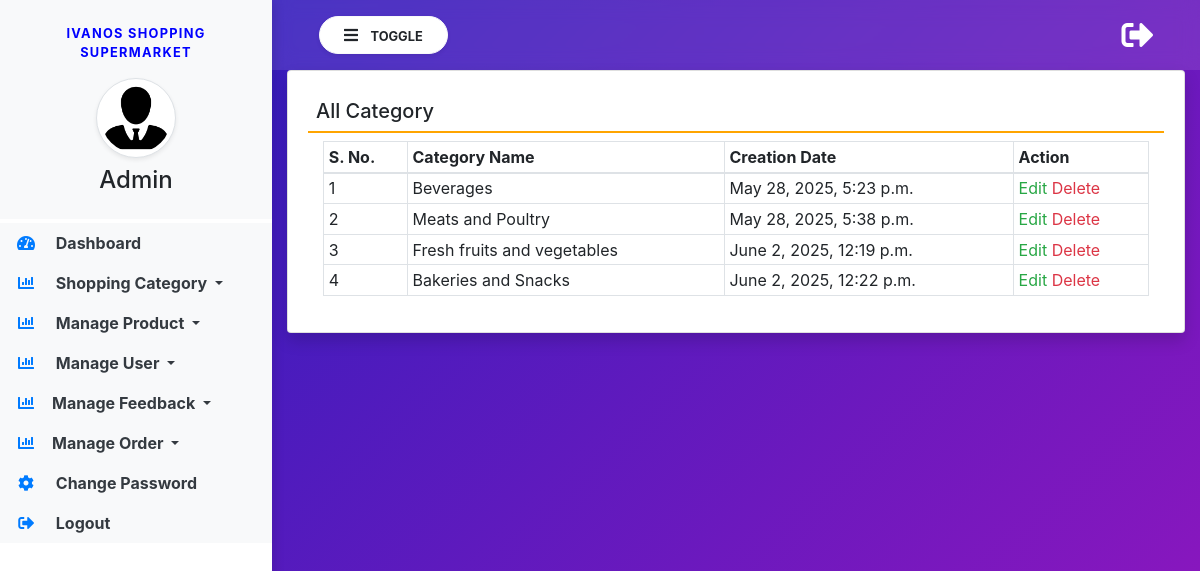
Before: /view-category/ with the older database file.
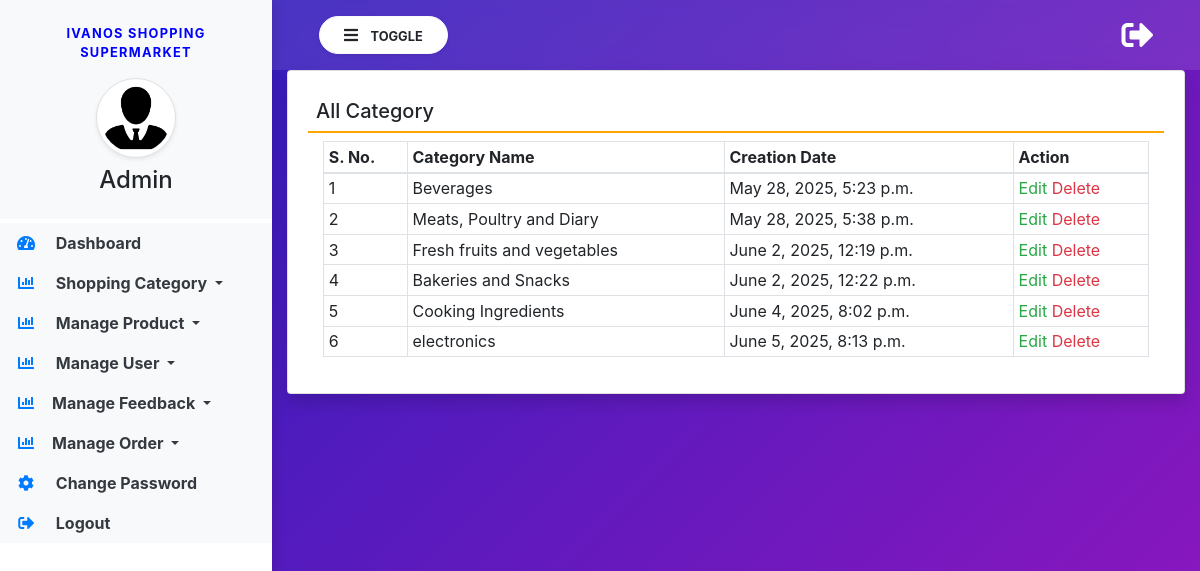
After: the same page with the newer database file.
### groceryapp/models.py (models this page shows, shortened)
class Category(models.Model):
    name = models.CharField(max_length=100, null=True, blank=True)
    created = models.DateTimeField(auto_now_add=True)

### groceryapp/views.py (the view)
# urls.py: path('view-category/', view_category, name="view_category"),
def view_category(request):
    category = Category.objects.all()
    return render(request, 'view_category.html', locals())

### groceryapp/templates/view_category.html
{% extends 'admin_base.html' %}
{% block main  %}
<div class="card shadow">
    <div class="card-body">
        <h5 class="p-2" style="border-bottom: 2px solid orange;">All Category</h5>
        <div class="container-fluid">
            <table class="table table-bordered table-sm" id="example">
                <thead>
                <tr>
                    <th>S. No.</th>
                    <th>Category Name</th>
                    <th>Creation Date</th>
                    <th>Action</th>
                </tr>
                </thead>
                <tbody>
                {% for i in category %}
                <tr>
                    <td>{{forloop.counter}}</td>
                    <td>{{i.name}}</td>
                    <td>{{i.created}}</td>
                    <td>
                        <a href="{% url 'edit_category' i.id %}" class="text-success">Edit</a>
                        <a href="/delete-category/{{i.id}}/" class="text-danger"
                           onclick="return confirm('Are You Sure?')">Delete</a></td>
                </tr>
                {% endfor %}
                </tbody>
            </table>
        </div>
    </div>
</div>
{% endblock %}

Changed rows visible on the page:
changed Category: name "Meats and Poultry" → "Meats, Poultry and Diary"
added Category: name "Cooking Ingredients", created "June 4, 2025, 8:02 p.m."
added Category: name "electronics", created "June 5, 2025, 8:13 p.m."
